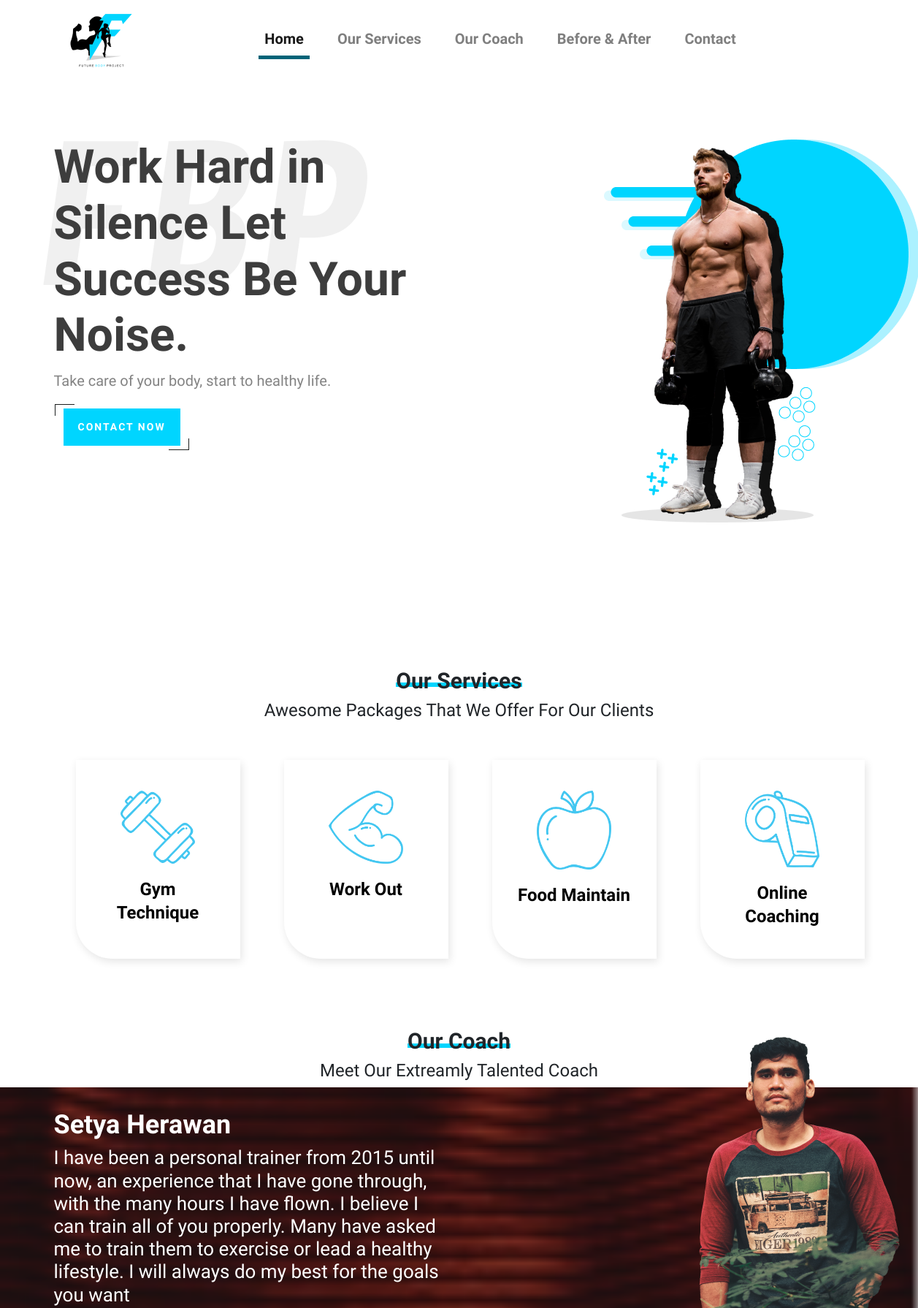
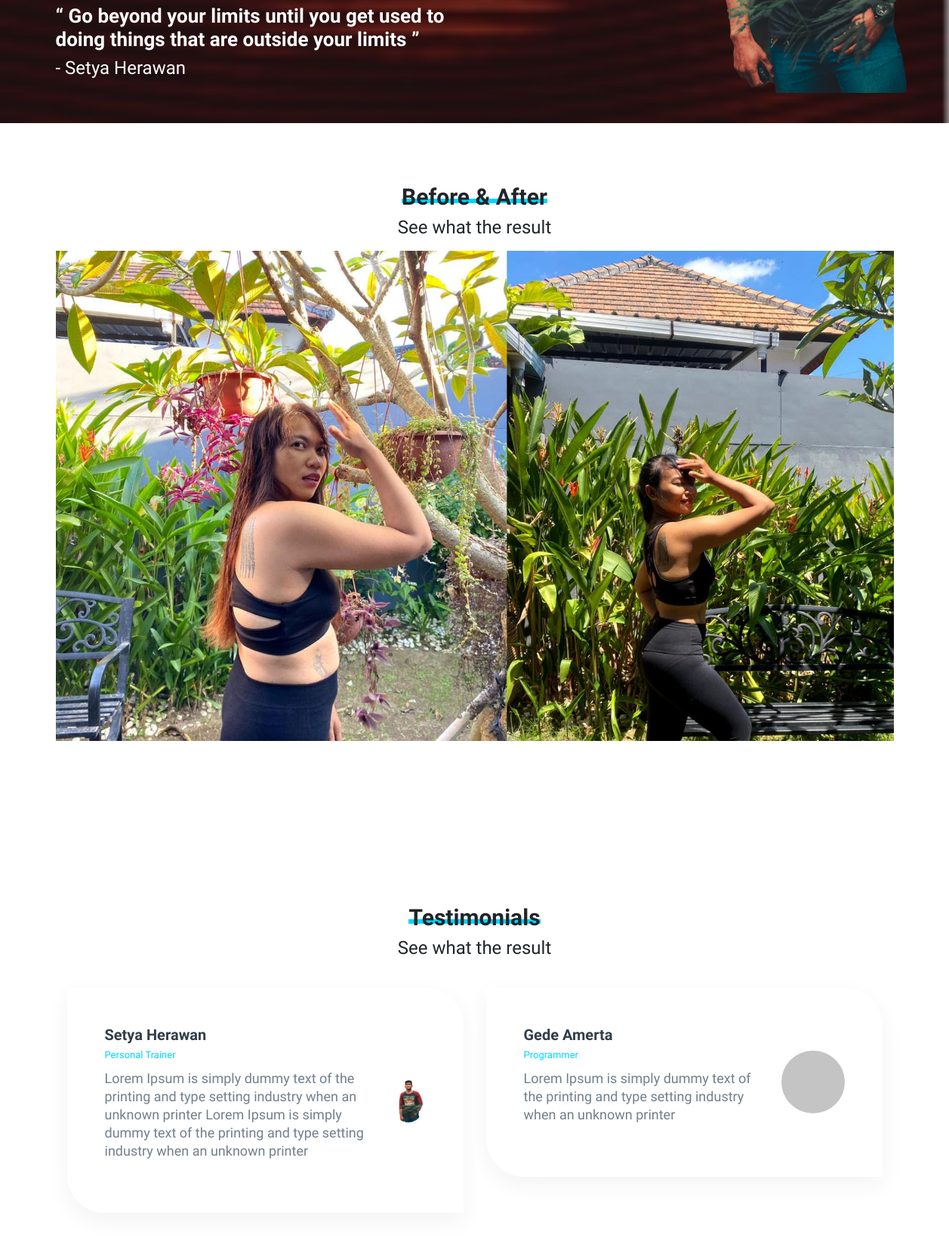
The page / (upper part) on the database its author committed (2 pictures, top to bottom).
### tables this page shows
CREATE TABLE `testimonials` (
  `id` int(11) NOT NULL,
  `name` text NOT NULL,
  `job` text NOT NULL,
  `descriptions` text NOT NULL,
  `photos` varchar(255) NOT NULL
);

### app/core/Controller.php (called while the page is built, shortened)
<?php
class Controller
{
    public function view($view, $data = [])
    {
        require_once 'app/views/'. $view . '.php';
    }
    public function model($model)
    {
        return new $model;
    }
}

### app/controllers/home.php (called while the page is built, shortened)
<?php
class Home extends Controller
{
    public function index()
    {
        $data['title'] = 'Future Body Project';
        $data['set_active'] = 'index';
        $data['getTesti']= $this->model('Home_model')->getTesti();
        $data['getCoach']= $this->model('Coach_model')->getAllCoach();
        $this->view('home/index', $data);
    }
}

### app/core/App.php (called while the page is built, shortened)
<?php
class App
{
    protected $method = 'index';
    protected $params = [];
    public function __construct()
    {
        $this->controller = new $this->controller;
        call_user_func_array([$this->controller, $this->method], $this->params);
    }
}

### index.php (called while the page is built, shortened)
<?php
$app = new App;

### app/core/Database.php (called while the page is built, shortened)
<?php
class Database
{
    private $host = DB_HOST;
    private $user = DB_USER;
    private $pass = DB_PASS;
    private $name = DB_NAME;
    private $dbh;
    private $stmt;
    public function __construct()
    {
        $dsn = 'mysql:host=' . $this->host . ';dbname=' . $this->name;
        $option = [
            PDO::ATTR_PERSISTENT => true,
            PDO::ATTR_ERRMODE => PDO::ERRMODE_EXCEPTION
        ];
        try {
            $this->dbh = new PDO($dsn, $this->user, $this->pass, $option);
        } catch (PDOException $e) {
            die($e->getMessage());
        }
    }
    public function query($query)
    {
        $this->stmt = $this->dbh->prepare($query);
    }
    public function execute()
    {
        $this->stmt->execute();
    }
    public function resultAll()
    {
        $this->execute();
        return $this->stmt->fetchAll(PDO::FETCH_ASSOC);
    }
}

### app/models/Home_model.php (called while the page is built, shortened)
<?php
class Home_model
{
    private $db;
    public function __construct()
    {
        $this->db = new Database;
    }
    public function getTesti()
    {
        $this->db->query("SELECT * FROM testimonials");
        return $this->db->resultAll();
    }
}

### app/views/home/index.php (the view, shortened to what this page needs)
<div class="container">
    <div class="row row-banner">
        <img class="banner-image-left" src="<?= baseurl; ?>/assets/images/fbp-text.png" alt="" />
        <div class="col-lg-6 col-sm-12">
            <h1 class="banner-text" data-aos="fade-left" data-aos-duration="3000">
                Work Hard in Silence Let Success Be Your Noise.
            </h1>
            <p class="sub-banner-text" data-aos="fade-left" data-aos-duration="3000">
                Take care of your body, start to healthy life.
            </p>
            <a href="https://api.whatsapp.com/send?phone=6287861250115" class="btn btn-3 hover-border-1"
                data-aos="fade-left" data-aos-duration="3000">
                <span> Contact Now</span>
            </a>
        </div>
        <div class="col-lg-6">
            <img class="banner-image-right" data-aos="fade-right" data-aos-duration="3000"
                src="<?= baseurl ?>/assets/images/banner-man-second.png" alt="" />
        </div>
    </div>
</div>
<div class="container">
    <div class="row">
        <div class="col-lg-12 col-md-12 text-center">
            <h2 class="text-title">
                <span class="underline-title-text">Our Services</span>
            </h2>
            <h2 class="subtitle-text">
                Awesome Packages That We Offer For Our Clients
            </h2>
        </div>
    </div>
    <div class="row">
        <div class="card-deck card-services-container col-lg-3 col-md-12 col-sm-12">
            <div class="card card-services" data-aos="fade-up" data-aos-duration="500">
                <img src="<?= baseurl ?>/assets/images/card-services-2.png" class="card-img-top mx-auto" alt="..." />
                <div class="card-body">
                    <h5 class="card-title text-title-card">Gym Technique</h5>
                </div>
            </div>
        </div>
        <div class="card-deck card-services-container col-lg-3 col-md-12">
            <div class="card card-services" data-aos="fade-up" data-aos-duration="700">
                <img src="<?= baseurl ?>/assets/images/work-out-1.png" class="card-img-top mx-auto" alt="..." />
                <div class="card-body">
                    <h5 class="card-title text-title-card">Work Out</h5>
                </div>
            </div>
        </div>
        <div class="card-deck card-services-container col-lg-3 col-md-12">
            <div class="card card-services" data-aos="fade-up" data-aos-duration="900">
                <img src="<?= baseurl ?>/assets/images/food-maintain-2.png" class="card-img-top mx-auto" alt="..." />
                <div class="card-body">
                    <h5 class="card-title text-title-card">Food Maintain</h5>
                </div>
            </div>
        </div>
        <div class="card-deck card-services-container col-lg-3 col-md-12">
            <div class="card card-services" data-aos="fade-up" data-aos-duration="1100">
                <img src="<?= baseurl ?>/assets/images/req-places.png" class="card-img-top mx-auto" alt="..." />
                <div class="card-body">
                    <h5 class="card-title text-title-card">Online Coaching</h5>
                </div>
            </div>
        </div>
    </div>
</div>
<div class="container" style="margin-top: 5em">
    <div class="row">
        <div class="col-lg-12 col-md-12 text-center">
            <h2 class="text-title">
                <span class="underline-title-text">Our Coach</span>
            </h2>
            <h2 class="subtitle-text">Meet Our Extreamly Talented Coach</h2>
        </div>
    </div>
</div>
<div class="bg-coach">
    <div class="container-lg">
        <div class="row">
            <div class="col-lg-6 col-12">
                <h1 class="text-title-coach">Setya Herawan</h1>
                <h3 class="subtitle-text-coach">
                    I have been a personal trainer from 2015 until now, an experience that
                    I have gone through, with the many hours I have flown. I believe I can
                    train all of you properly. Many have asked me to train them to
                    exercise or lead a healthy lifestyle. I will always do my best for the
                    goals you want
                </h3>
                <h3 class="quotes-text-coach">
                    “ Go beyond your limits until you get used to doing things that are
                    outside your limits ”
                </h3>
                <h4 style="color: white; font-weight: 200; padding-bottom: 50px">
                    - Setya Herawan
                </h4>
            </div>
            <div class="col-lg-6">
                <img class="img-coach" src="<?= baseurl ?>/assets/images/coach.png" alt="" data-aos="fade-right"
                    data-aos-duration="1000" />
            </div>
        </div>
    </div>
</div>
<div class="container-lg" style="margin-top: 5em">
    <div class="row">
        <div class="col-lg-12 col-md-12 text-center">
            <h2 class="text-title">
                <span class="underline-title-text">Before & After</span>
            </h2>
            <h2 class="subtitle-text">See what the result</h2>
        </div>
    </div>
    <div id="carouselExampleInterval" class="carousel slide mt-2" data-ride="carousel">
        <div class="carousel-inner">
            <div class="carousel-item active" data-interval="1200">
                <img src="<?= baseurl ?>/assets/images/before-girl.jpg" class="d-block w-100" alt="..." />
            </div>
        </div>
        <a class="carousel-control-prev" href="#carouselExampleInterval" role="button" data-slide="prev">
            <span class="carousel-control-prev-icon" aria-hidden="true"></span>
        </a>
        <a class="carousel-control-next" href="#carouselExampleInterval" role="button" data-slide="next">
            <span class="carousel-control-next-icon" aria-hidden="true"></span>
        </a>
    </div>
</div>
<div class="container-lg" style="margin-top: 5em">
    <div class="row">
        <div class="col-lg-12 col-md-12 text-center">
            <h2 class="text-title">
                <span class="underline-title-text">Testimonials</span>
            </h2>
            <h2 class="subtitle-text">See what the result</h2>
        </div>
    </div>
    <section class="testimonials">
        <div class="container">
            <div class="row">
                <?php foreach($data['getTesti'] as $testi) : ?>
                <div class="col-lg-6">
                    <div class="box d-flex align-items-center wow fadeInLeft">
                        <div class="content">
                            <h3><?= $testi['name']?><br /><span><?=$testi['job']?></span></h3>
                            <p>
                                <?=$testi['descriptions']?>
                            </p>
                        </div>
                        <?php if($testi['photos']) : ?>
                        <div class="image">
                            <img src="<?= baseurl ?>/assets/images/<?= $testi['photos']?>" alt="" class="img-fluid" />
                        </div>
                        <?php else : ?>
                        <div class="image">
                            <img src="<?= baseurl ?>/assets/images/default.jpg" alt="" class="img-fluid" />
                        </div>
                        <?php endif; ?>
                    </div>
                </div>
                <?php endforeach; ?>
            </div>
        </div>
    </section>
</div>

### assets/style/main.css (style rules this page uses)
* { font-family: "Darker Grotesque", sans-serif; }
.btn { position: relative; display: inline-block; width: auto; height: auto; background-color: transparent; border: none; cursor: pointer; min-width: 150px; }
.btn span { position: relative; display: inline-block; font-size: 14px; font-weight: bold; letter-spacing: 2px; text-transform: uppercase; top: 0; left: 0; width: 100%; padding: 15px 20px; -webkit-transition: 0.3s; transition: 0.3s; }
.btn-3 { padding: 5px; }
.btn-3 span { color: white; background-color: #00d5ff; }
.btn-3::before, .btn-3::after { background: transparent; z-index: 2; }
.btn.hover-border-1::before, .btn.hover-border-1::after { width: 15%; height: 25%; -webkit-transition: 0.35s; transition: 0.35s; }
.btn.hover-border-1::before { top: 0; left: 0; border-left: 1px solid #1c1f1e; border-top: 1px solid #1c1f1e; }
.btn.hover-border-1::after { bottom: 0; right: 0; border-right: 1px solid #1c1f1e; border-bottom: 1px solid #1c1f1e; }
.row-banner { margin-top: 5em; }
.banner-text { font-weight: 800; font-size: 64px; color: #3d3d3d; }
.sub-banner-text { color: #838383; font-weight: 300; font-size: 20px; }
.banner-image-right { margin-left: 10rem; }
.banner-image-left { position: absolute; }
.text-title { font-weight: 800; font-size: 30px; }
.subtitle-text { font-weight: 200; font-size: 24px; }
.underline-title-text { background-image: -webkit-gradient( linear, left top, left bottom, to(#00d5ff) ); background-image: linear-gradient(#00d5ff 100%); background-repeat: no-repeat; background-size: 100% 0.2em; background-position: 0 70%; }
.card-deck { margin-left: 15px !important; }
.card-services-container { margin: 15px; }
.card-services { border: none !important; padding: 10px; -webkit-box-shadow: 2px 4px 12px #e5e5e5 !important; box-shadow: 2px 4px 12px #e5e5e5 !important; border-radius: 0px 0px 0px 50px !important; -webkit-transition: all 0.4s ease-in-out; transition: all 0.4s ease-in-out; }
@media all and (min-width: 576px) { .card-services { margin-top: 30px; } }
.card-services img { width: 50%; margin-top: 2rem; }
.text-title-card { font-weight: 700; font-size: 24px; line-height: 133%; text-align: center; color: #000000; }
.text-title-coach { font-weight: 700; font-size: 36px; color: #fff; }
.subtitle-text-coach { font-weight: 400; font-size: 26px; color: #fff; }
.quotes-text-coach { font-weight: 700; font-size: 26px; color: #fff; }
.img-coach { position: absolute; top: -19%; left: 40%; z-index: 0; }
img { max-width: 100%; height: auto; }
section { padding: 30px 0; }
.testimonials .box { -webkit-box-shadow: 0 10px 30px rgba(0, 0, 0, 0.05); box-shadow: 0 10px 30px rgba(0, 0, 0, 0.05); padding: 50px; border-radius: 0 50px 0 50px; margin-bottom: 40px; -webkit-transition: all 0.4s ease-in-out; transition: all 0.4s ease-in-out; }
.testimonials .box h3 { font-size: 20px; font-weight: 800; color: #313e4b; }
.testimonials .box h3 span { font-size: 13px; font-weight: 400; color: #00d5ff; }
.testimonials .box p { font-size: 18px; font-weight: 300; line-height: 24px; margin: 0; color: #727f8c; margin-bottom: 20px; margin-top: 10px; padding-right: 20px; }
.testimonials .box .image img { width: 200px; border-radius: 50%; margin: 0; padding: 0; display: inline-block; }
.container { position: relative; }

### rows shown on the page
testimonials: name "Setya Herawan", job "Personal Trainer", descriptions "Lorem Ipsum is simply dummy text of the printing and type setting industry when an unknown printer Lorem Ipsum is simply dummy text of the printing and type setting industry when an unknown printer", photos (picture)
testimonials: name "Gede Amerta", job "Programmer", descriptions "Lorem Ipsum is simply dummy text of the printing and type setting industry when an unknown printer"
